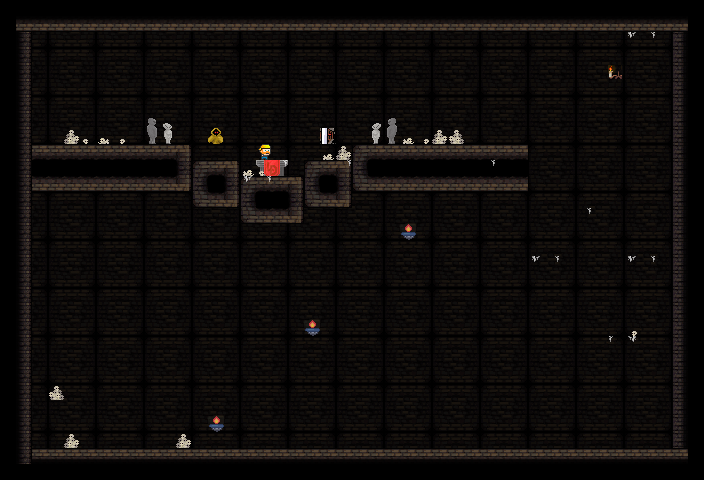

Below is a game level as drawn by its tile map, then a one-line description and the .tmx that defines it (tile-layer data replaced by summaries):
An orthogonal 44x30 tile map with 16x16 px tiles, 5 tile layers (back, stage, deco, unit, ...).

<map version="1.0" orientation="orthogonal" renderorder="right-down" width="44" height="30" tilewidth="16" tileheight="16" nextobjectid="4">
 <tileset firstgid="1" name="dungeonTileSet" tilewidth="16" tileheight="16" tilecount="1024">
  <image source="dungeonTileset.png" width="512" height="512" />
 </tileset>
 <layer name="back" width="44" height="30">
  <data>[1320 cells, 1320 non-empty, 9 distinct tile ids]</data>
 </layer>
 <layer name="stage" width="44" height="30">
  <data>[1320 cells, 375 non-empty, 15 distinct tile ids]</data>
 </layer>
 <layer name="deco" width="44" height="30">
  <data>[1320 cells, 35 non-empty, 11 distinct tile ids]</data>
 </layer>
 <layer name="unit" width="44" height="30">
  <data>[1320 cells, 4 non-empty, 4 distinct tile ids]</data>
 </layer>
 <layer name="fore" width="44" height="30">
  <data>[1320 cells, 6 non-empty, 3 distinct tile ids]</data>
 </layer>
</map>
